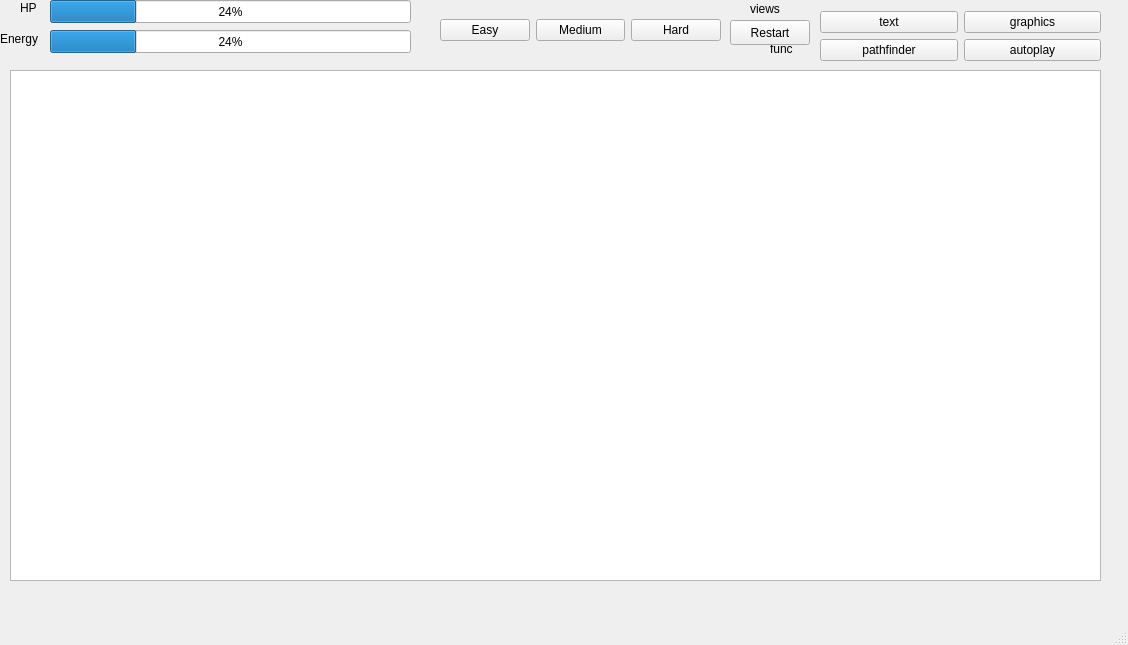
<?xml version="1.0" encoding="UTF-8"?>
<ui version="4.0">
 <class>MainWindow</class>
 <widget class="QMainWindow" name="MainWindow">
  <property name="geometry">
   <rect>
    <x>0</x>
    <y>0</y>
    <width>1128</width>
    <height>645</height>
   </rect>
  </property>
  <property name="windowTitle">
   <string>Combat Hero Adventures</string>
  </property>
  <widget class="QWidget" name="centralwidget">
   <widget class="QProgressBar" name="HPBar">
    <property name="geometry">
     <rect>
      <x>50</x>
      <y>0</y>
      <width>361</width>
      <height>23</height>
     </rect>
    </property>
    <property name="value">
     <number>24</number>
    </property>
   </widget>
   <widget class="QProgressBar" name="EnergyBar_2">
    <property name="geometry">
     <rect>
      <x>50</x>
      <y>30</y>
      <width>361</width>
      <height>23</height>
     </rect>
    </property>
    <property name="value">
     <number>24</number>
    </property>
   </widget>
   <widget class="QLabel" name="label">
    <property name="geometry">
     <rect>
      <x>20</x>
      <y>0</y>
      <width>21</width>
      <height>16</height>
     </rect>
    </property>
    <property name="text">
     <string>HP</string>
    </property>
   </widget>
   <widget class="QLabel" name="label_2">
    <property name="geometry">
     <rect>
      <x>0</x>
      <y>30</y>
      <width>54</width>
      <height>17</height>
     </rect>
    </property>
    <property name="text">
     <string>Energy</string>
    </property>
   </widget>
   <widget class="QGraphicsView" name="gameView">
    <property name="geometry">
     <rect>
      <x>10</x>
      <y>70</y>
      <width>1091</width>
      <height>511</height>
     </rect>
    </property>
   </widget>
   <widget class="QLabel" name="label_3">
    <property name="geometry">
     <rect>
      <x>750</x>
      <y>0</y>
      <width>54</width>
      <height>17</height>
     </rect>
    </property>
    <property name="text">
     <string>views</string>
    </property>
   </widget>
   <widget class="QLabel" name="label_4">
    <property name="geometry">
     <rect>
      <x>770</x>
      <y>40</y>
      <width>54</width>
      <height>17</height>
     </rect>
    </property>
    <property name="text">
     <string>func</string>
    </property>
   </widget>
   <widget class="QPushButton" name="pushButton_9">
    <property name="geometry">
     <rect>
      <x>730</x>
      <y>20</y>
      <width>80</width>
      <height>25</height>
     </rect>
    </property>
    <property name="text">
     <string>Restart</string>
    </property>
   </widget>
   <widget class="QWidget" name="layoutWidget">
    <property name="geometry">
     <rect>
      <x>440</x>
      <y>10</y>
      <width>281</width>
      <height>41</height>
     </rect>
    </property>
    <layout class="QHBoxLayout" name="horizontalLayout">
     <item>
      <widget class="QPushButton" name="easyButton_6">
       <property name="text">
        <string>Easy</string>
       </property>
      </widget>
     </item>
     <item>
      <widget class="QPushButton" name="mediumButton_7">
       <property name="text">
        <string>Medium</string>
       </property>
      </widget>
     </item>
     <item>
      <widget class="QPushButton" name="hardButton_8">
       <property name="text">
        <string>Hard</string>
       </property>
      </widget>
     </item>
    </layout>
   </widget>
   <widget class="QWidget" name="layoutWidget">
    <property name="geometry">
     <rect>
      <x>820</x>
      <y>-10</y>
      <width>281</width>
      <height>93</height>
     </rect>
    </property>
    <layout class="QGridLayout" name="gridLayout_3">
     <item row="0" column="0" rowspan="2">
      <layout class="QGridLayout" name="gridLayout_2">
       <item row="0" column="0">
        <layout class="QGridLayout" name="gridLayout">
         <item row="2" column="1">
          <widget class="QPushButton" name="pushButton_4">
           <property name="text">
            <string>autoplay</string>
           </property>
          </widget>
         </item>
         <item row="2" column="0">
          <widget class="QPushButton" name="pathfinderButton_5">
           <property name="text">
            <string>pathfinder</string>
           </property>
          </widget>
         </item>
         <item row="0" column="1">
          <widget class="QPushButton" name="graphicsButton_2">
           <property name="text">
            <string>graphics</string>
           </property>
          </widget>
         </item>
         <item row="0" column="0">
          <widget class="QPushButton" name="autoplayButton_3">
           <property name="text">
            <string>text</string>
           </property>
          </widget>
         </item>
        </layout>
       </item>
      </layout>
     </item>
    </layout>
   </widget>
  </widget>
  <widget class="QMenuBar" name="menubar">
   <property name="geometry">
    <rect>
     <x>0</x>
     <y>0</y>
     <width>1128</width>
     <height>23</height>
    </rect>
   </property>
  </widget>
  <widget class="QStatusBar" name="statusbar"/>
 </widget>
 <resources/>
 <connections/>
</ui>
